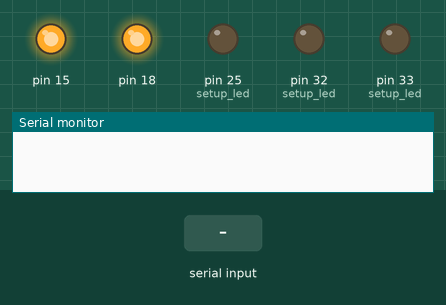
Simulated run of this sketch. Board: Arduino Mega 2560, built with avr-gcc and run on an emulated ATmega2560. Parts: output pins drawn as LEDs (lit = HIGH), the last lines printed to the serial monitor. The inputs (shaded band) are chosen by the test bench.

Above: at 1.2 s.
1.3 s: byte 83 (CONNECT_TO_MSP) received over Serial
At 1.9 s:
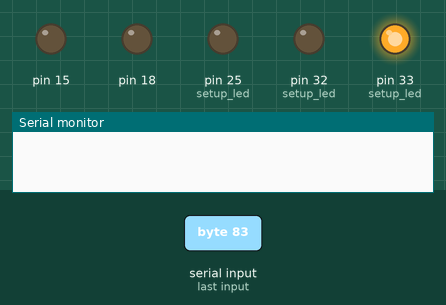
At 2.9 s:
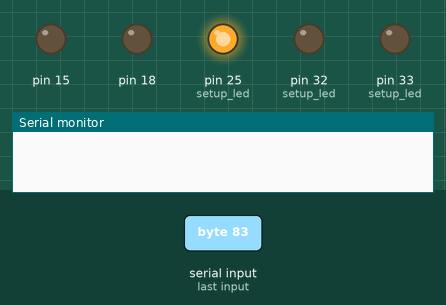
4.3 s: "1\n" received over the second serial link
At 6.3 s:
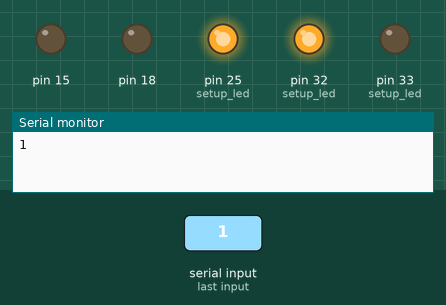
Timing chart, 0 to 35.1 s (numbered marks = the images above; inputs shaded):
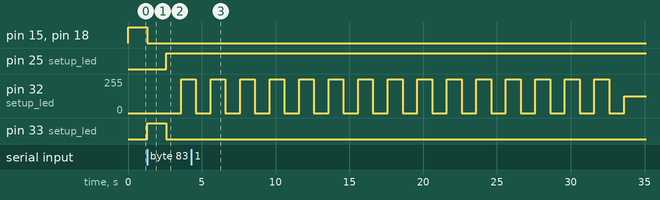

Measured:
- after the input at 1.3 s, pin 15, pin 18: HIGH → LOW at once; pin 25 (setup_led): LOW → HIGH after 1.3 s; pin 32 (setup_led): 0/255 → 255/255 after 2.3 s; pin 33 (setup_led): LOW → HIGH at once, → LOW 1.3 s later

The sketch:

penguin_tracker_base_01_V2.ino
```cpp
enum COLOR {BLACK, RED, GREEN, YELLOW, BLUE, MAGENTA, CYAN, WHITE};
void change_led_color(int color){
  digitalWrite(33, color & 0x1);
  digitalWrite(25, (color & 0x2) );
  digitalWrite(32, (color & 0x4) );
}
void setup_led(void){
  pinMode(33, OUTPUT);
  pinMode(25, OUTPUT);
  pinMode(32, OUTPUT);
  digitalWrite(33, LOW);
  digitalWrite(25, LOW);
  digitalWrite(32, LOW);
}

#define ENABLE_5V   digitalWrite(15,LOW)//digitalWrite(26, HIGH);//
#define DISABLE_5V  digitalWrite(15,HIGH)//digitalWrite(26, LOW);//

#define ENABLE_TX   digitalWrite(18,LOW)
#define DISABLE_TX  digitalWrite(18,HIGH)

#define PC  Serial
#define MSP Serial2

#define sent_bytes  available

#define CONNECT_TO_MSP  'S'
#define GET_FSM_STATE   'F'
#define GET_LOGGER_ID   'I'
#define GET_NAME        'N'
#define SET_NAME        'n'
#define GET_WET_AND_DRY_FREC  'W'
#define SET_WET_AND_DRY_FREC  'w'
#define GET_TEMPERATURE_FREC  'T'
#define SET_TEMPERATURE_FREC  't'
#define GET_OPERATING_MODE  'M'
#define SET_OPRETAING_MODE  'm'
#define SET_OPERATING_MODE__INACTIVE    '0'
#define SET_OPERATING_MODE__WET_AND_DRY '1'
#define SET_OPERATING_MODE__TEMPERATURE '2'
#define SET_OPERATING_MODE__BOTH        '3'
#define GET_CALIBRATED_MINUTE 'C'
#define SET_CALIBRATED_MINUTE 'c'
#define GET_ACTIVATION_TIME   'A'
#define SET_ACTIVATION_TIME   'a'
#define GET_AT_30C            '3'
#define GET_AT_105C           '1'
#define ACTIVATE_LOGGER       'Q'
#define DEACTIVATE_LOGGER     'q'
#define TOGGLE_LED            'L'
#define GET_DATA_FAST         'D'
#define GET_EVENTS            'E'
#define GET_ALL_INDEX         'X'

//13AaDECcFILMmNnQqSTtWwX


void setup() {
  // put your setup code here, to run once:
  pinMode(15,OUTPUT);
  pinMode(18,OUTPUT);
  DISABLE_5V;
  DISABLE_TX;
  setup_led();

  PC.begin(115200);
  MSP.begin(115200, SERIAL_8O2, 16, 17);

}


void discard_data_from_msp(void){
  do{
    while(MSP.available()){
      MSP.read();
    }
    delay(100);
  } while(MSP.available());
}


void loop(){
  static bool color = false;
  //static bool timeout = true;
  char byte_from_msp = '\0';
  char byte_from_pc = '\0';
  int last_time;
  bool quit = false;

  while(PC.sent_bytes() <= 0);
  if(PC.read() == CONNECT_TO_MSP){
    change_led_color(RED);
    ENABLE_5V;
    ENABLE_TX;
    //discard_data_from_msp();
    delay(300);
    MSP.write("1");
    //delay(200);
    MSP.write("2");
    //delay(200);
    MSP.write("3");
    //delay(200);
    MSP.write("4");
    //delay(200);
    //discard_data_from_msp();
    last_time = millis();


    while(!quit){

      // If timeout
      if(millis() - last_time >= 1000){
        MSP.write("\n");
        last_time = millis();
        color = !color;
        if (color){
          change_led_color(GREEN);
        }else{
          change_led_color(CYAN);
        }
        //PC.write("\nKeeping MSP connected...");

        PC.flush();
      }

      // If PC Command
      if(PC.available()){
        byte_from_pc = PC.read();
        // PC.write("\nREAD FROM PC = ");
        // PC.write((char) byte_from_pc);
        MSP.write((char) byte_from_pc);
        MSP.flush();
        last_time = millis();
      }

      // If MSP answer
      if (MSP.available()){
        byte_from_msp = MSP.read();
        PC.write((char) byte_from_msp);
        if(byte_from_msp == '\x00'){
            PC.write("[NUL]");
        }else if(byte_from_msp == '\x15'){
            PC.write("[NAK]");
        }else if(byte_from_msp == '\x06'){
            PC.write("[ACK]");
        }
        PC.flush();
      }

    }
    DISABLE_TX;
    DISABLE_5V;
  }
}
```
